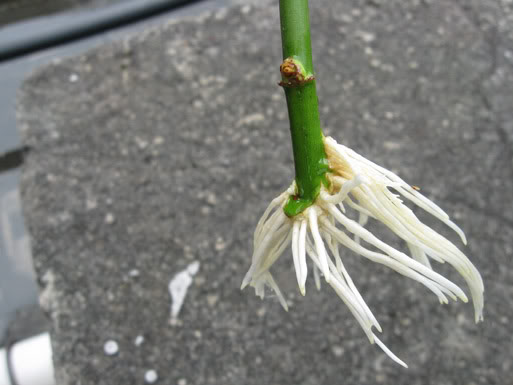
#> input picture gulkok.jpg, 513 x 385 px
$ python project.py
#> lines starting #> are read from the running program, lines starting #| are printed output that depends on the picture; after the words box and inside, x2 and y2 are one past the last pixel; in counts of white or black regions, pixels touching at a corner belong together
import cv2
import numpy as np

# Load image
image = cv2.imread("gulkok.jpg")
#> image is the input picture: shape (385, 513, 3); mean B, G, R 120.5, 125.8, 124.3
orig = image.copy()

# Convert to HSV
hsv = cv2.cvtColor(image, cv2.COLOR_BGR2HSV)
#> hsv: shape (385, 513, 3); mean H, S, V 40.6, 16.1, 127

# COLOR SEGMENTATION
# Roots (white)
root_mask = cv2.inRange(hsv, (0, 0, 180), (180, 70, 255))
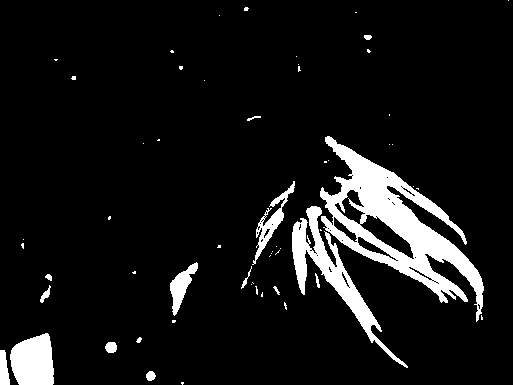
#> root_mask: shape (385, 513); 8.5% white; 58 white regions (42 under 20 px), largest, box (x1, y1, x2, y2) and area: (320, 136, 484, 322) 9275, (292, 206, 408, 368) 3298, (10, 333, 54, 385) 1850

# Stem (green)
stem_mask = cv2.inRange(hsv, (25, 40, 40), (95, 255, 255))
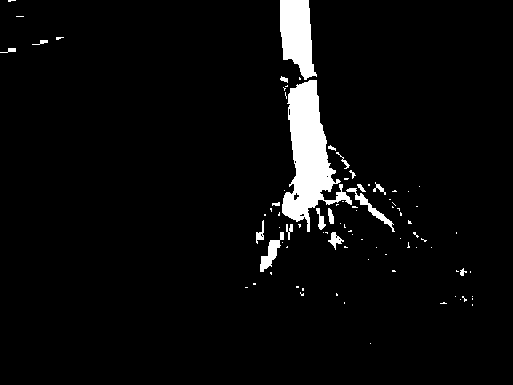
#> stem_mask: shape (385, 513); 4.3% white; 87 white regions (68 under 20 px), largest, box (x1, y1, x2, y2) and area: (282, 80, 352, 232) 4719, (280, 0, 317, 80) 2054, (260, 232, 284, 272) 354

# Combine root + stem
mask = cv2.bitwise_or(root_mask, stem_mask)
#> mask: shape (385, 513); 12.3% white; 70 white regions (51 under 20 px), largest, box (x1, y1, x2, y2) and area: (252, 80, 484, 368) 18219, (280, 0, 317, 80) 2063, (10, 333, 54, 385) 1850

# REMOVE SMALL NOISE (CONNECTED COMPONENTS)
num_labels, labels, stats, _ = cv2.connectedComponentsWithStats(mask, connectivity=8)
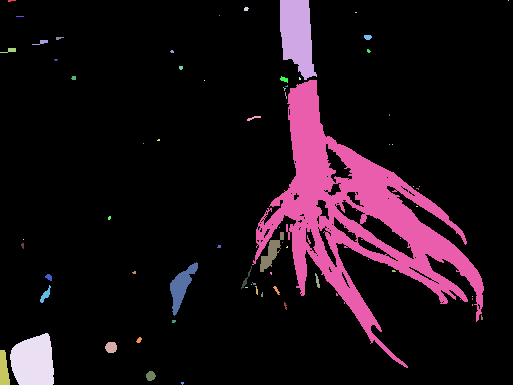
#> labels: shape (385, 513) int32; 71 distinct labels, from 0 to 70; one colour per label, 0 black
#> num_labels = 71; stats = 71 rows, first 6: [0, 0, 513, 385, 173237], [8, 0, 8, 2, 11], [280, 0, 37, 80, 2063], [508, 0, 1, 1, 1], [244, 7, 5, 4, 16], [355, 12, 2, 1, 2]

clean_mask = np.zeros_like(mask)
min_area = 1500  # keeps roots, removes background noise

for i in range(1, num_labels):
    if stats[i, cv2.CC_STAT_AREA] > min_area:
        clean_mask[labels == i] = 255
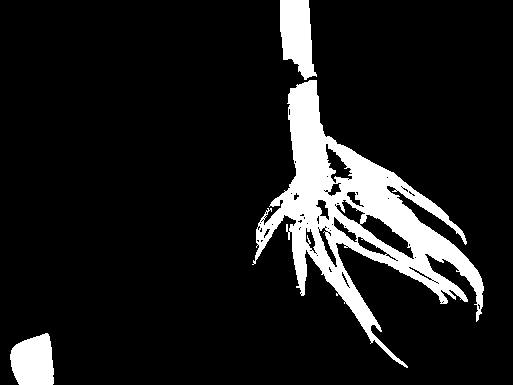
#> clean_mask: shape (385, 513); 11.2% white; 3 white regions, box (x1, y1, x2, y2) and area: (252, 80, 484, 368) 18219, (280, 0, 317, 80) 2063, (10, 333, 54, 385) 1850

#  VERY LIGHT SMOOTHING (PRESERVES ROOT SHAPE)
kernel = cv2.getStructuringElement(cv2.MORPH_ELLIPSE, (3, 3))
clean_mask = cv2.morphologyEx(clean_mask, cv2.MORPH_CLOSE, kernel, iterations=1)
#> clean_mask: shape (385, 513); 11.5% white; 2 white regions, box (x1, y1, x2, y2) and area: (252, 0, 484, 368) 20781, (10, 333, 54, 385) 1850

# REMOVE STEM FROM BINARY MASK (KEY FIX)
roots_only_mask = cv2.bitwise_and(
    clean_mask,
    cv2.bitwise_not(stem_mask)
)
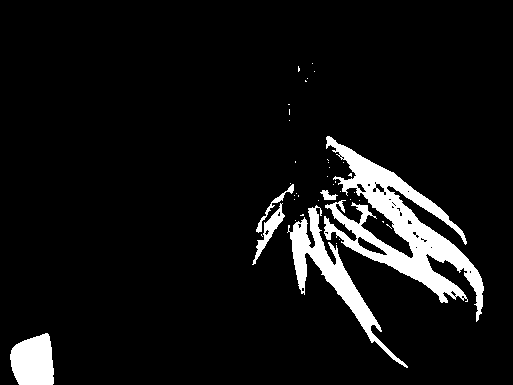
#> roots_only_mask: shape (385, 513); 7.4% white; 40 white regions (34 under 20 px), largest, box (x1, y1, x2, y2) and area: (324, 136, 484, 322) 8616, (287, 205, 408, 368) 3311, (10, 333, 54, 385) 1850, (252, 203, 285, 265) 474, (256, 184, 294, 233) 220, (320, 190, 338, 200) 97

# REMOVE REMAINING WHITE BACKGROUND (KEEP ROOT CLUSTER ONLY)  “Non-root artifacts were eliminated by retaining only the largest connected component corresponding to the root system.”
num_labels, labels, stats, _ = cv2.connectedComponentsWithStats(
    roots_only_mask, connectivity=8
)
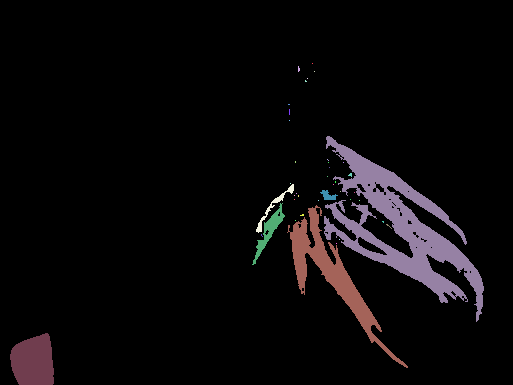
#> labels: shape (385, 513) int32; 41 distinct labels, from 0 to 40; one colour per label, 0 black
#> num_labels = 41; stats = 41 rows, first 6: [0, 0, 513, 385, 182859], [312, 63, 1, 1, 1], [298, 66, 2, 6, 9], [314, 71, 1, 1, 1], [307, 78, 1, 1, 1], [305, 80, 2, 2, 3]

# Create empty mask
roots_clean = np.zeros_like(roots_only_mask)

# Ignore background (label 0)
largest_label = 1 + np.argmax(stats[1:, cv2.CC_STAT_AREA])
#> largest_label = 9

# Keep only the largest connected component (the roots)
roots_clean[labels == largest_label] = 255


# ROOT AREA CALCULATION
root_only_area_pixels = cv2.countNonZero(roots_clean)
print("Root-only area (pixels):", root_only_area_pixels)

# VISUALIZATION
final = cv2.bitwise_and(orig, orig, mask=clean_mask)
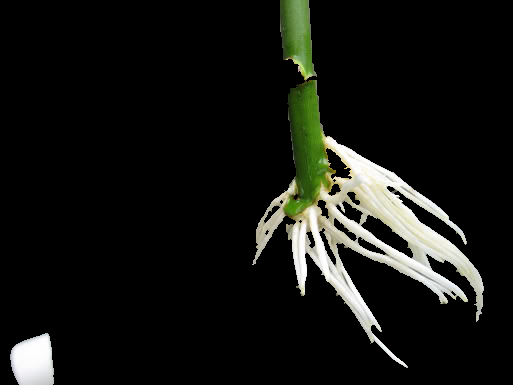
#> final: shape (385, 513, 3); mean B, G, R 18.2, 21.7, 20.6

# The area is reported in pixel units because no physical scale was provided so I used scale calibration.
# for example 1 pixel = 0.1 mm
pixel_size_mm = 0.1  # 1 pixel = 0.1 mm (assumed)

root_area_mm2 = root_only_area_pixels * (pixel_size_mm ** 2)

print("Root area (mm^2):", root_area_mm2)


cv2.imshow("Clean Mask (Root + Stem)", clean_mask)
cv2.imshow("Roots Only Mask", roots_only_mask)
cv2.imshow("Final Segmentation", final)

cv2.waitKey(0)
cv2.destroyAllWindows()
